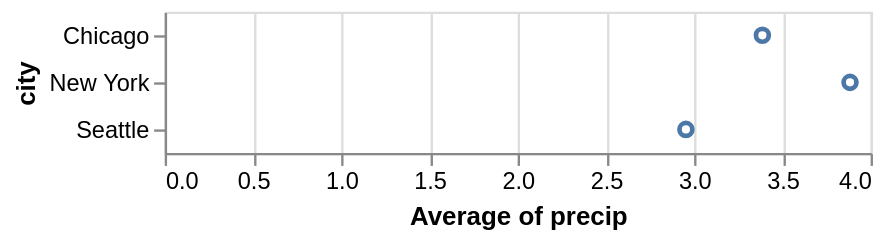

Notebook code for this chart:
### Markdown cell above
## Data Transformation: Aggregation

To allow for more flexibility in how data are visualized, Altair has a built-in syntax for *aggregation* of data. For example, we can compute the average of all values by specifying an aggregation function along with the field name:

### Code cell
alt.Chart(df).mark_point().encode(
    x='average(precip)',
    y='city'
)

### Figure 1 — Vega-Lite specification as saved in the notebook (floating-point values rounded to 4 significant figures)
{"config": {"view": {"continuousWidth": 300, "continuousHeight": 300}}, "data": {"name": "data-8e72c2f67818e64f2c6d729f1a903405"}, "mark": {"type": "point"}, "encoding": {"x": {"aggregate": "average", "field": "precip", "type": "quantitative"}, "y": {"field": "city", "type": "nominal"}}, "$schema": "https://vega.github.io/schema/vega-lite/v5.20.1.json", "datasets": {"data-8e72c2f67818e64f2c6d729f1a903405": [{"city": "Seattle", "month": "Apr", "precip": 2.68}, {"city": "Seattle", "month": "Aug", "precip": 0.87}, {"city": "Seattle", "month": "Dec", "precip": 5.31}, {"city": "New York", "month": "Apr", "precip": 3.94}, {"city": "New York", "month": "Aug", "precip": 4.13}, {"city": "New York", "month": "Dec", "precip": 3.58}, {"city": "Chicago", "month": "Apr", "precip": 3.62}, {"city": "Chicago", "month": "Aug", "precip": 3.98}, {"city": "Chicago", "month": "Dec", "precip": 2.56}]}}
